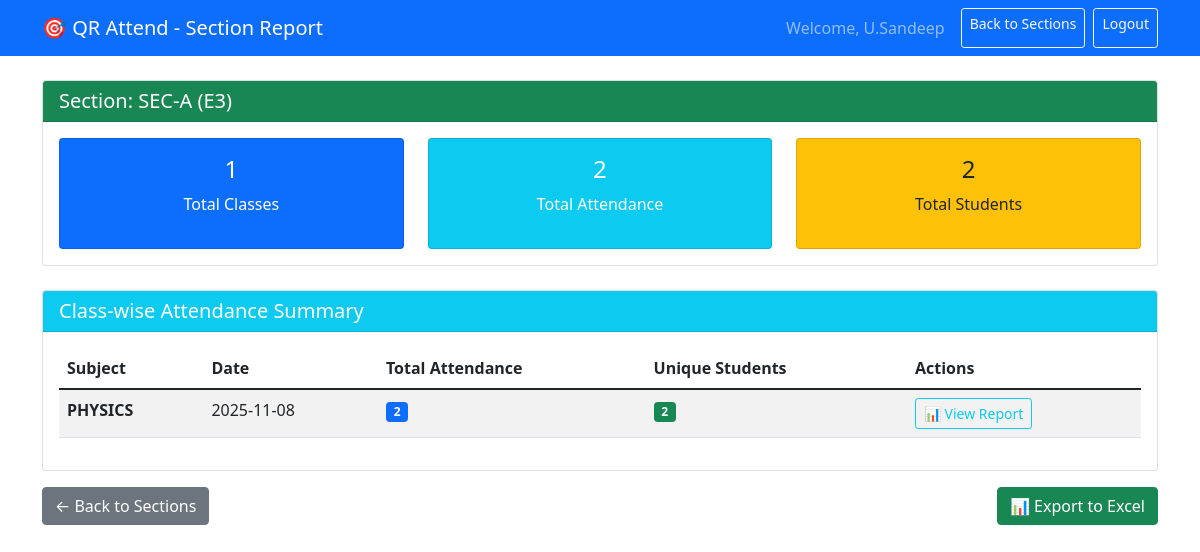
The page /teacher/section_report/4/2 (signed in) on the database its author committed.
### tables this page shows
CREATE TABLE sections
                 (id INTEGER PRIMARY KEY AUTOINCREMENT,
                  name TEXT NOT NULL,
                  folder_id INTEGER NOT NULL,
                  created_at TIMESTAMP DEFAULT CURRENT_TIMESTAMP,
                  FOREIGN KEY (folder_id) REFERENCES folders (id));

CREATE TABLE folders
                 (id INTEGER PRIMARY KEY AUTOINCREMENT,
                  name TEXT NOT NULL,
                  teacher_id INTEGER NOT NULL,
                  created_at TIMESTAMP DEFAULT CURRENT_TIMESTAMP,
                  FOREIGN KEY (teacher_id) REFERENCES users (id));

CREATE TABLE classes
                 (id INTEGER PRIMARY KEY AUTOINCREMENT,
                  subject TEXT NOT NULL,
                  date TEXT NOT NULL,
                  teacher_id INTEGER NOT NULL,
                  qr_code_path TEXT,
                  location_lat REAL,
                  location_lng REAL,
                  expiry_time TIMESTAMP,
                  is_active BOOLEAN DEFAULT 1,
                  folder_id INTEGER,
                  section_id INTEGER,
                  created_at TIMESTAMP DEFAULT CURRENT_TIMESTAMP,
                  FOREIGN KEY (teacher_id) REFERENCES users (id),
                  FOREIGN KEY (folder_id) REFERENCES folders (id),
                  FOREIGN KEY (section_id) REFERENCES sections (id));

### app.py (the view)
@app.route('/teacher/section_report/<int:folder_id>/<int:section_id>')
@login_required(role='teacher')
def view_section_report(folder_id, section_id):
    teacher_id = session['user_id']
    conn = get_db_connection()
    folder = conn.execute('SELECT * FROM folders WHERE id = ? AND teacher_id = ?',
                         (folder_id, teacher_id)).fetchone()
    section = conn.execute('SELECT * FROM sections WHERE id = ? AND folder_id = ?',
                          (section_id, folder_id)).fetchone()
    if not folder or not section:
        flash('Folder or section not found!', 'error')
        return redirect(url_for('teacher_dashboard'))
    classes = conn.execute('''SELECT c.*,
                             (SELECT COUNT(*) FROM attendance a WHERE a.class_id = c.id) as attendance_count,
                             (SELECT COUNT(DISTINCT a.student_id) FROM attendance a WHERE a.class_id = c.id) as unique_students
                             FROM classes c
                             WHERE c.folder_id = ? AND c.section_id = ?
                             ORDER BY c.date''', (folder_id, section_id)).fetchall()
    students = conn.execute('SELECT * FROM users WHERE role = "student" ORDER BY name').fetchall()
    total_classes = len(classes)
    total_attendance_records = sum(cls['attendance_count'] for cls in classes)
    total_unique_students = len(students)
    conn.close()
    return render_template('section_report.html',
                         folder=folder,
                         section=section,
                         classes=classes,
                         students=students,
                         total_classes=total_classes,
                         total_attendance_records=total_attendance_records,
                         total_unique_students=total_unique_students)

### app.py (called while the page is built)
def get_db_connection():
    conn = sqlite3.connect(app.config['DATABASE'])
    conn.row_factory = sqlite3.Row
    return conn

def login_required(role=None):
    def decorator(f):
        from functools import wraps
        @wraps(f)
        def decorated_function(*args, **kwargs):
            if 'user_id' not in session:
                return redirect(url_for('login'))
            if role and session.get('role') != role:
                flash('Access denied!', 'error')
                return redirect(url_for('index'))
            return f(*args, **kwargs)
        return decorated_function
    return decorator

### templates/section_report.html (shortened to what this page needs)
<!DOCTYPE html>
<html lang="en">
<head>
    <link href="https://cdn.jsdelivr.net/npm/bootstrap@5.1.3/dist/css/bootstrap.min.css" rel="stylesheet">
</head>
<body>
    <nav class="navbar navbar-expand-lg navbar-dark bg-primary">
        <div class="container">
            <a class="navbar-brand" href="#">🎯 QR Attend - Section Report</a>
            <div class="navbar-nav ms-auto">
                <span class="navbar-text me-3">Welcome, {{ session.name }}</span>
                <a class="btn btn-outline-light btn-sm me-2" href="{{ url_for('manage_sections', folder_id=folder.id) }}">Back to Sections</a>
                <a class="btn btn-outline-light btn-sm" href="{{ url_for('logout') }}">Logout</a>
            </div>
        </div>
    </nav>
    <div class="container mt-4">
        <div class="card mb-4">
            <div class="card-header bg-success text-white">
                <h5 class="mb-0">Section: {{ section.name }} ({{ folder.name }})</h5>
            </div>
            <div class="card-body">
                <div class="row">
                    <div class="col-md-4">
                        <div class="card bg-primary text-white text-center">
                            <div class="card-body">
                                <h4>{{ total_classes }}</h4>
                                <p>Total Classes</p>
                            </div>
                        </div>
                    </div>
                    <div class="col-md-4">
                        <div class="card bg-info text-white text-center">
                            <div class="card-body">
                                <h4>{{ total_attendance_records }}</h4>
                                <p>Total Attendance</p>
                            </div>
                        </div>
                    </div>
                    <div class="col-md-4">
                        <div class="card bg-warning text-dark text-center">
                            <div class="card-body">
                                <h4>{{ total_unique_students }}</h4>
                                <p>Total Students</p>
                            </div>
                        </div>
                    </div>
                </div>
            </div>
        </div>
        <div class="card">
            <div class="card-header bg-info text-white">
                <h5 class="mb-0">Class-wise Attendance Summary</h5>
            </div>
            <div class="card-body">
                {% if classes %}
                    <div class="table-responsive">
                        <table class="table table-striped">
                            <thead>
                                <tr>
                                    <th>Subject</th>
                                    <th>Date</th>
                                    <th>Total Attendance</th>
                                    <th>Unique Students</th>
                                    <th>Actions</th>
                                </tr>
                            </thead>
                            <tbody>
                                {% for class in classes %}
                                <tr>
                                    <td><strong>{{ class.subject }}</strong></td>
                                    <td>{{ class.date }}</td>
                                    <td>
                                        <span class="badge bg-primary">{{ class.attendance_count }}</span>
                                    </td>
                                    <td>
                                        <span class="badge bg-success">{{ class.unique_students }}</span>
                                    </td>
                                    <td>
                                        <a href="{{ url_for('view_class_report', class_id=class.id) }}"
                                           class="btn btn-sm btn-outline-info">
                                            📊 View Report
                                        </a>
                                    </td>
                                </tr>
                                {% endfor %}
                            </tbody>
                        </table>
                    </div>
                {% else %}
                    <p class="text-muted text-center">No classes in this section yet.</p>
                {% endif %}
            </div>
        </div>
        <div class="mt-3">
            <a href="{{ url_for('manage_sections', folder_id=folder.id) }}" class="btn btn-secondary">← Back to Sections</a>
            <a href="{{ url_for('export_attendance', folder_id=folder.id, section_id=section.id) }}"
               class="btn btn-success float-end">📊 Export to Excel</a>
        </div>
    </div>
</body>
</html>

### rows shown on the page
sections: name "SEC-A"
folders: name "E3"
classes: subject "PHYSICS", date "2025-11-08", attendance_count "2", unique_students "2"

### other values the page prints
{{ session.name }} "U.Sandeep"
{{ total_classes }} "1"
{{ total_attendance_records }} "2"
{{ total_unique_students }} "2"
